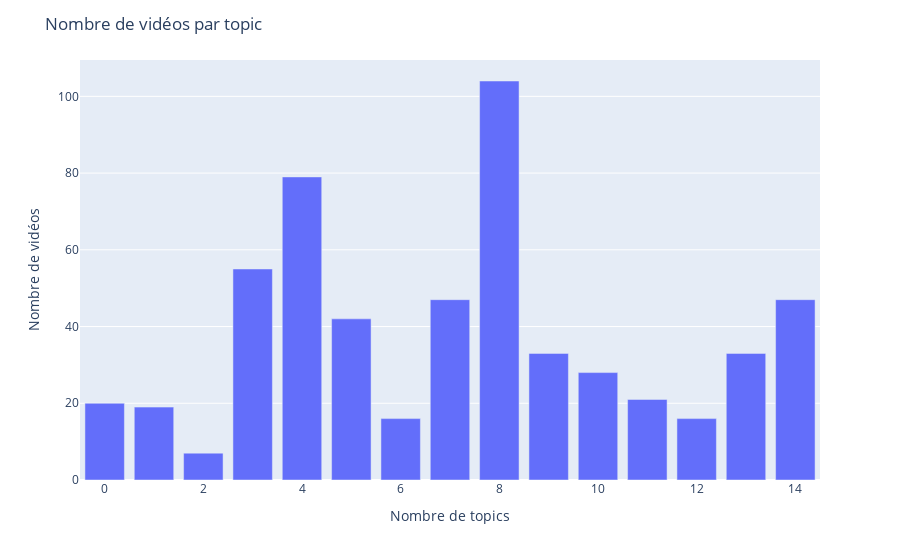

Notebook code for this chart:
### Markdown cell above
### Histrogramme nombre de vidéos par topic

### Code cell
# Compute the histogram data
data_df = (df_out.loc[:,['keywords', 'video_best_topic_id']]
    .groupby('video_best_topic_id') # Group videos by their videos best_topic_id
    .count() # Perform the count needed for the histogram
    .reset_index()
    .rename(columns={"video_best_topic_id":"Topic", "keywords":"Count"})) # rename columns to more meaningful title

# Create plot
fig = px.bar(data_df, x='Topic',y="Count")
fig.update_layout(
    title="Nombre de vidéos par topic",
    xaxis_title="Nombre de topics",
    yaxis_title="Nombre de vidéos")
fig.write_html('plots/p5_hist_nb_vid_per_topic.html')
fig.show()

### Figure 1 — Plotly figure (JSON) as saved in the notebook; plotly's stock layout.template omitted (floating-point values rounded to 4 significant figures)
{"data": [{"alignmentgroup": "True", "hovertemplate": "Topic=%{x}<br>Count=%{y}<extra></extra>", "legendgroup": "", "marker": {"color": "#636efa", "pattern": {"shape": ""}}, "name": "", "offsetgroup": "", "orientation": "v", "showlegend": false, "textposition": "auto", "x": [0, 1, 2, 3, 4, 5, 6, 7, 8, 9, 10, 11, 12, 13, 14], "xaxis": "x", "y": [20, 19, 7, 55, 79, 42, 16, 47, 104, 33, 28, 21, 16, 33, 47], "yaxis": "y", "type": "bar"}], "layout": {"xaxis": {"anchor": "y", "domain": [0.0, 1.0], "title": {"text": "Nombre de topics"}}, "yaxis": {"anchor": "x", "domain": [0.0, 1.0], "title": {"text": "Nombre de vidéos"}}, "legend": {"tracegroupgap": 0}, "margin": {"t": 60}, "barmode": "relative", "title": {"text": "Nombre de vidéos par topic"}}}
